Frame 1 (no input): blank canvas, image omitted
Frame 60 (no input): blank canvas, image omitted
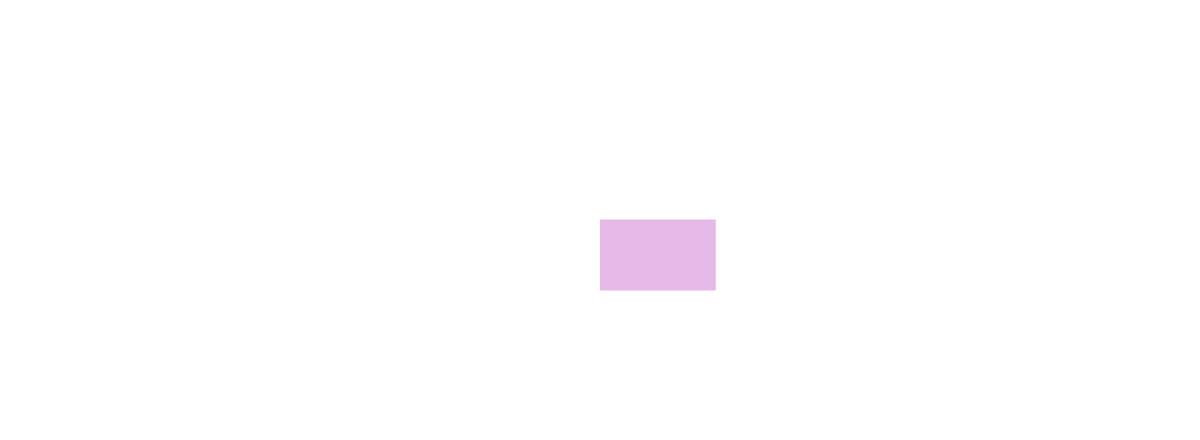
Frame 120 (the mouse pressed at the canvas centre since frame 60)

The p5.js sketch whose frames 1 and 60 were blank and that drew this single picture after the mouse press (run headless with seeded random() and noise() and a simulated clock; from frame 60 on, the mouse is pressed at the canvas centre):

// p5.js sketch
// ── sketch.js
// mouse and keyboard interaction
// Akashdeep Singh Khalsa
// Feb 8, 2018


function setup() {
  createCanvas(1350, 495);
  background("white");
  document.addEventListener("contextmenu", event => event.preventDefault())
}

function draw() {

}

function mousePressed() {
  noStroke();
  fill(random(255), random(255), random(255), random(255));

  if (mouseButton === LEFT) {
    rect(mouseX, mouseY, random(50, 150), random(50, 150));
  }
  else if (mouseButton === RIGHT) {
    ellipse(mouseX, mouseY, random(50, 150), random(50, 150));
  }
}

function keyPressed() {
  if (key === 'w' || key === 'W') {
    background(255);
  }
  else if (key === 'b' || key === 'B') {
    background(0);
  }
}
